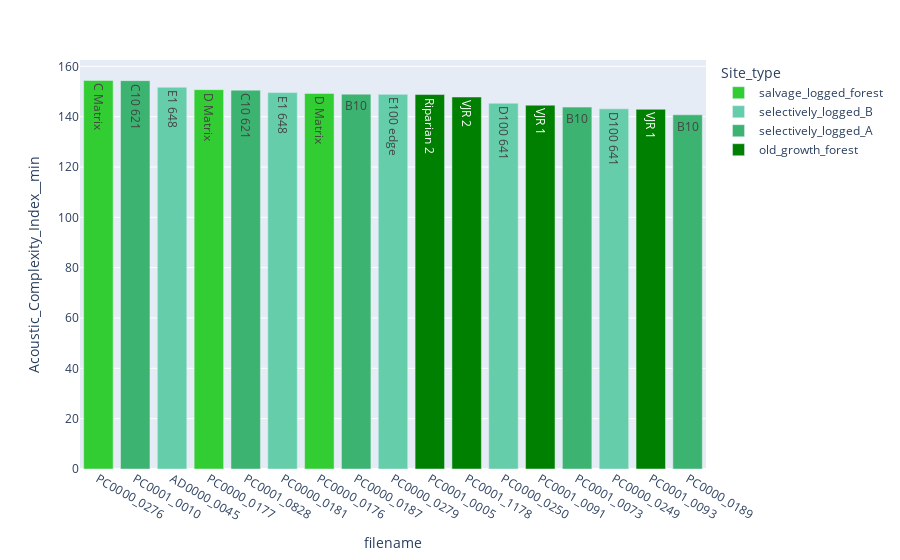

Notebook code cell kept with this figure:
### Code cell
fig = px.bar(dfmerged, 
             x = 'filename',
             y = 'Acoustic_Complexity_Index__min', 
             color = 'Site_type', 
             color_discrete_map = color_discrete_map,
             text = "Site"
            )
fig.update_layout(xaxis = {'categoryorder':'total descending'})

fig.show()

### Figure 1 — Plotly figure (JSON) as saved in the notebook; plotly's stock layout.template omitted (floating-point values rounded to 4 significant figures)
{"data": [{"alignmentgroup": "True", "hovertemplate": "Site_type=salvage_logged_forest<br>filename=%{x}<br>Acoustic_Complexity_Index__min=%{y}<br>Site=%{text}<extra></extra>", "legendgroup": "salvage_logged_forest", "marker": {"color": "LimeGreen"}, "name": "salvage_logged_forest", "offsetgroup": "salvage_logged_forest", "orientation": "v", "showlegend": true, "text": ["D Matrix", "D Matrix", "C Matrix"], "textposition": "auto", "type": "bar", "x": ["PC0000_0176", "PC0000_0177", "PC0000_0276"], "xaxis": "x", "y": [149.2, 150.7, 154.4], "yaxis": "y"}, {"alignmentgroup": "True", "hovertemplate": "Site_type=selectively_logged_B<br>filename=%{x}<br>Acoustic_Complexity_Index__min=%{y}<br>Site=%{text}<extra></extra>", "legendgroup": "selectively_logged_B", "marker": {"color": "MediumAquaMarine"}, "name": "selectively_logged_B", "offsetgroup": "selectively_logged_B", "orientation": "v", "showlegend": true, "text": ["E1 648", "D100 641", "D100 641", "E100 edge", "E1 648"], "textposition": "auto", "type": "bar", "x": ["PC0000_0181", "PC0000_0249", "PC0000_0250", "PC0000_0279", "AD0000_0045"], "xaxis": "x", "y": [149.6, 143.1, 145.3, 148.9, 151.7], "yaxis": "y"}, {"alignmentgroup": "True", "hovertemplate": "Site_type=selectively_logged_A<br>filename=%{x}<br>Acoustic_Complexity_Index__min=%{y}<br>Site=%{text}<extra></extra>", "legendgroup": "selectively_logged_A", "marker": {"color": "MediumSeaGreen"}, "name": "selectively_logged_A", "offsetgroup": "selectively_logged_A", "orientation": "v", "showlegend": true, "text": ["B10", "B10", "C10 621", "B10", "C10 621"], "textposition": "auto", "type": "bar", "x": ["PC0000_0187", "PC0000_0189", "PC0001_0010", "PC0001_0073", "PC0001_0828"], "xaxis": "x", "y": [148.9, 140.7, 154.3, 143.8, 150.5], "yaxis": "y"}, {"alignmentgroup": "True", "hovertemplate": "Site_type=old_growth_forest<br>filename=%{x}<br>Acoustic_Complexity_Index__min=%{y}<br>Site=%{text}<extra></extra>", "legendgroup": "old_growth_forest", "marker": {"color": "green"}, "name": "old_growth_forest", "offsetgroup": "old_growth_forest", "orientation": "v", "showlegend": true, "text": ["Riparian 2", "VJR 1", "VJR 1", "VJR 2"], "textposition": "auto", "type": "bar", "x": ["PC0001_0005", "PC0001_0091", "PC0001_0093", "PC0001_1178"], "xaxis": "x", "y": [148.8, 144.6, 142.9, 147.8], "yaxis": "y"}], "layout": {"autosize": true, "barmode": "relative", "legend": {"title": {"text": "Site_type"}, "tracegroupgap": 0}, "margin": {"t": 60}, "xaxis": {"anchor": "y", "autorange": true, "categoryorder": "total descending", "domain": [0, 1], "range": [-0.5, 16.5], "title": {"text": "filename"}, "type": "category"}, "yaxis": {"anchor": "x", "autorange": true, "domain": [0, 1], "range": [0, 162.5], "title": {"text": "Acoustic_Complexity_Index__min"}, "type": "linear"}}}
